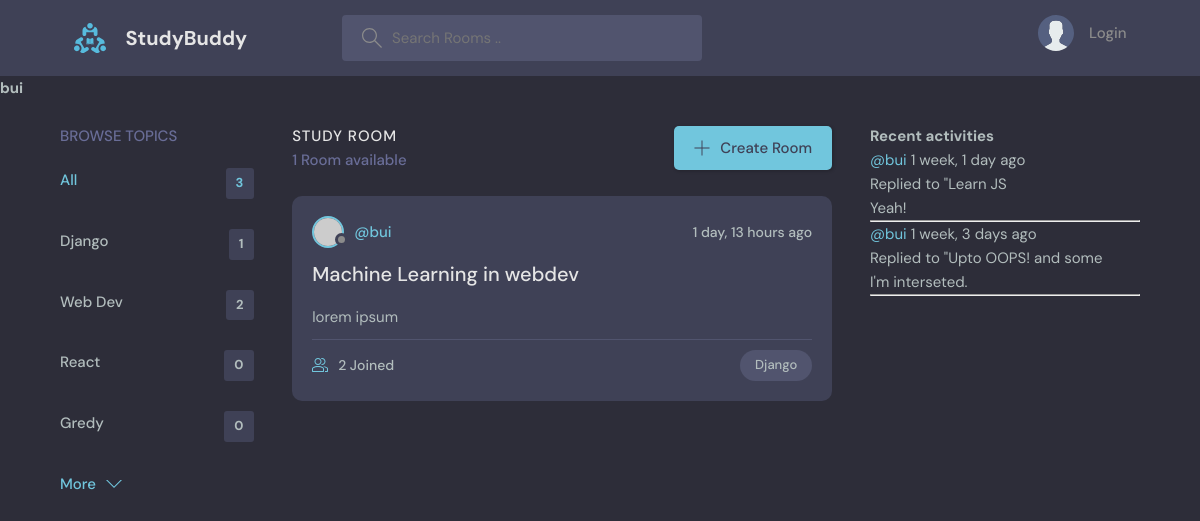
Page /profile/2/?q=Django on the committed database.
### bas/models.py (models this page shows)
class Topic(models.Model):
    name = models.CharField(max_length=200)
    def __str__(self):
        return self.name

class Room(models.Model):
    host = models.ForeignKey(User, on_delete=models.SET_NULL, null=True)
    topic = models.ForeignKey(Topic, on_delete=models.SET_NULL, null=True)
    name = models.CharField(max_length=100)
    description = models.TextField(null=True, blank=True)
    participants = models.ManyToManyField(User, related_name='participants', blank=True)
    updated = models.DateTimeField(auto_now=True)
    created = models.DateTimeField(auto_now_add=True)
    class Meta:
        ordering = ['-updated', '-created']
    def __str__(self):
        return self.description[:20]

class Message(models.Model):
    user = models.ForeignKey(User, on_delete=models.CASCADE)
    room = models.ForeignKey(Room, on_delete=models.CASCADE)
    body = models.TextField()
    updated = models.DateTimeField(auto_now=True)
    created = models.DateTimeField(auto_now_add=True)
    def __str__(self):
        return self.body[:50]
    class Meta:
        ordering = ['-updated', '-created']

### bas/views.py (the view)
# urls.py: path('profile/<str:pk>/', views.userProfile, name="userProfile"),
def userProfile(request, pk):
    user = User.objects.get(id=pk)
    q = request.GET.get('q') if request.GET.get('q')!=None else ''
    rooms = Room.objects.filter(
        Q(host__username=user.username) &
        (Q(topic__name__icontains=q) |
        Q(name__icontains=q) |
        Q(description__icontains=q) |
        Q(host__username__icontains=q))
    )
    messg = user.message_set.all()
    topics = Topic.objects.all()
    Topics = []
    for topic in topics:
        cnt = Room.objects.filter(
        Q(host__username=user.username) & Q(topic__name=topic.name)).count
        Topics.append({'topic' : topic, 'count' : cnt})
    context = {"user" : user, 'Rooms' : rooms, 'Messages' : messg, 'Topics' : Topics,
               'total_room' : Room.objects.filter(host__username=user.username).count, }
    return render(request, 'bas/profile.html', context)

### bas/templates/bas/profile.html
{% extends 'main.html' %}
{% block content %}
<div>
    <h1>{{user.username}}</h1>
</div>
<main class="layout layout--3">
<div class="container">
    <div>
        {% url 'userProfile' user.id as the_url %}
        {% include 'bas/topics.html' with link=the_url %}
    </div>
    <div>
        {%include 'bas/feed.html' %}
    </div>
    <div>
        {% include 'bas/activity.html' %}
    </div>
</div>
</main>
{% endblock %}

### bas/templates/bas/topics.html
<div class="topics">
    <div class="topics__header">
        <h2>Browse Topics</h2>
    </div>
    <ul class="topics__list">
        <li>
        <a href="{{link}}" class="active">All <span>{{total_room}}</span></a>
        </li>
        {% for topic in Topics %}
        <li>
        <a href="{{link}}?q={{topic.topic.name}}">{{topic.topic.name}}
            <span>{{topic.count}}</span></a>
        </li>
        {% endfor %}
    </ul>
    <a class="btn btn--link" href="topics.html">
        More
        <svg version="1.1" xmlns="http://www.w3.org/2000/svg" width="32" height="32" viewBox="0 0 32 32">
        <title>chevron-down</title>
        <path d="M16 21l-13-13h-3l16 16 16-16h-3l-13 13z"></path>
        </svg>
    </a>
</div>

### bas/templates/bas/feed.html (shortened to what this page needs)
<div class="roomList">
    <div class="roomList__header">
      <div>
        <h2>Study Room</h2>
        <p>{{Rooms.count}} Room{% if Rooms.count > 1 %}s{% endif %} available</p>
      </div>
      <a class="btn btn--main" href="{% url 'createRoom' %}">
        <svg version="1.1" xmlns="http://www.w3.org/2000/svg" width="32" height="32" viewBox="0 0 32 32">
          <title>add</title>
          <path
            d="M16.943 0.943h-1.885v14.115h-14.115v1.885h14.115v14.115h1.885v-14.115h14.115v-1.885h-14.115v-14.115z"
          ></path>
        </svg>
        Create Room
      </a>
    </div>
    {% for room in Rooms%}
    <div class="roomListRoom">
      <div class="roomListRoom__header">
        <a href="{% url 'userProfile' room.host.id %}" class="roomListRoom__author">
          <div class="avatar avatar--small">
            <img src="https://randomuser.me/api/portraits/women/11.jpg" />
          </div>
          <span>@{{room.host.username}}</span>
        </a>
        <div class="roomListRoom__actions">
          <span>{{room.updated|timesince}} ago</span>
        </div>
      </div>
      <div class="roomListRoom__content">
        <a href="{% url 'Room' room.id %}">{{room.name}}</a>
        <p>
          {{room}}
        </p>
      </div>
      <div class="roomListRoom__meta">
        <a href="{% url 'Room' room.id %}" class="roomListRoom__joined">
          {{room.participants.count}} Joined
        </a>
        <p class="roomListRoom__topic">{{room.topic}}</p>
      </div>
    </div>
    {% endfor %}
  </div>

### bas/templates/bas/activity.html
<h3>Recent activities</h3>
{% for m in Messages %}
<div>
    <small><a href="{% url 'userProfile' m.user.id %}">@{{m.user}}</a> {{m.created|timesince}} ago</small>
    <br>
    <small>Replied to "{{m.room}}</small>
    <br>
    <span>{{m}}</span>
    <hr>
</div>
{% endfor %}

### static/styles/style.css (style rules this page uses)
:root { --color-main: #71c6dd; --color-main-light: #e1f6fb; --color-dark: #3f4156; --color-dark-medium: #51546e; --color-dark-light: #696d97; --color-light: #e5e5e5; --color-gray: #8b8b8b; --color-light-gray: #b2bdbd; --color-bg: #2d2d39; --color-success: #5dd693; --color-error: #fc4b0b; }
* { font-family: "DM Sans", -apple-system, BlinkMacSystemFont, "Segoe UI", Roboto, Oxygen, Ubuntu, Cantarell, "Open Sans", "Helvetica Neue", sans-serif; margin: 0; padding: 0; box-sizing: border-box; text-rendering: optimizeLegibility; font-size: inherit; }
html { font-size: 56.25%; }
@media only screen and (min-width: 1200px) { html { font-size: 62.5%; } }
body { line-height: 1.6; font-weight: 400; font-size: 1.5rem; color: var(--color-light-gray); background-color: var(--color-bg); min-height: 100vh; }
img { width: 100%; }
a { display: inline-block; color: var(--color-main); text-decoration: none; }
.container { max-width: 120rem; width: 90%; margin: auto; }
.btn { background-color: transparent; border: none; display: inline-flex; align-items: center; gap: 1rem; cursor: pointer; transition: all ease-in-out 0.3s; padding: 1rem 2rem; border-radius: 5px; box-shadow: 1px 1px 3px 1px rgba(0, 0, 0, 0.15); font-weight: 500; }
.btn--link { border-radius: 0; padding: 0; color: var(--color-main); box-shadow: none; }
.btn--main { background-color: var(--color-main); color: var(--color-dark); }
.btn > svg { fill: currentColor; width: 1.6rem; height: 1.6rem; }
.avatar { position: relative; display: inline-block; border-radius: 50%; border: 2px solid var(--color-main); }
.avatar img { display: block; border-radius: 50%; object-fit: cover; object-position: center; }
.avatar::after { content: ""; display: block; position: absolute; background-color: var(--color-gray); z-index: 111; border-radius: 50%; border: 0.3rem solid var(--color-dark); }
.avatar.avatar--small img { width: 2.8rem; height: 2.8rem; }
.avatar.avatar--small:after { width: 0.7rem; height: 0.7rem; bottom: 0px; right: -6px; }
.layout { margin-top: 2.4rem; }
.layout > .container { display: flex; justify-content: space-between; align-items: flex-start; }
.layout--3 > .container > div:first-child { flex-basis: 18%; max-width: 22.5rem; }
.layout--3 > .container > div:nth-child(2) { flex-basis: 50%; }
.layout--3 > .container > div:last-child { flex-basis: 25%; }
.topics__header { margin-bottom: 2rem; }
.topics__header h2 { text-transform: uppercase; font-weight: 500; color: var(--color-dark-light); }
.topics__list { list-style: none; }
.topics__list li a { display: flex; justify-content: space-between; margin-bottom: 3rem; font-weight: 500; color: var(--color-light-gray); transition: all 0.3s ease-in-out; }
.topics__list li a.active, .topics__list li a:hover { color: var(--color-main); }
.topics__list li a span { padding: 0.5rem 1rem; background-color: var(--color-dark); border-radius: 3px; font-size: 1.3rem; font-weight: 700; letter-spacing: 1px; }
.roomList__header { display: flex; justify-content: space-between; align-items: center; margin-bottom: 2.4rem; }
.roomList__header h2 { text-transform: uppercase; font-weight: 500; color: var(--color-light); letter-spacing: 1px; }
.roomList__header p { font-weight: 500; color: var(--color-dark-light); }
.roomListRoom { margin-bottom: 2.4rem; background-color: var(--color-dark); border-radius: 1rem; padding: 2rem; }
.roomListRoom__header { display: flex; justify-content: space-between; align-items: center; }
.roomListRoom__author { font-weight: 500; display: flex; align-items: center; gap: 1rem; }
.roomListRoom__actions { display: flex; align-items: flex-start; gap: 1rem; position: relative; }
.roomListRoom__actions span { font-size: 1.4rem; font-weight: 500; }
.roomListRoom__content { margin: 1rem 0; }
.roomListRoom__content a { font-size: 2rem; font-weight: 500; margin-bottom: 1.5rem; color: var(--color-light); transition: all 0.3s ease-in-out; }
.roomListRoom__meta { border-top: 1px solid var(--color-dark-medium); padding-top: 1rem; display: flex; align-items: center; justify-content: space-between; }
.roomListRoom__joined { color: var(--color-light-gray); display: flex; align-items: center; gap: 1rem; font-size: 1.4rem; font-weight: 500; }
.roomListRoom__joined svg { fill: var(--color-main); width: 1.6rem; height: 1.6rem; }
.roomListRoom__topic { padding: 5px 1.5rem; background-color: var(--color-dark-medium); border-radius: 5rem; font-weight: 500; font-size: 1.3rem; }

### rows in the picture
Topic: topic.name "Django", count "1"
Topic: topic.name "Web Dev", count "2"
Topic: topic.name "React", count "0"
Topic: topic.name "Gredy", count "0"
Room: host.username "bui", updated "1 day, 13 hours", name "Machine Learning in webdev", description "lorem ipsum", participants.count "2", topic "Django"
Message: user "bui", created "1 week, 1 day", room "Learn JS", body "Yeah!"
Message: user "bui", created "1 week, 3 days", room "Upto OOPS! and some", body "I'm interseted."

### other values in the picture
{{ user.username }} "bui"
{{ total_room }} "3"
{{ Rooms.count }} "1"
